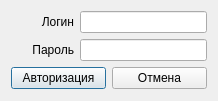
<?xml version="1.0" encoding="UTF-8"?>
<ui version="4.0">
 <class>AuthentificationUserDialog</class>
 <widget class="QDialog" name="AuthentificationUserDialog">
  <property name="geometry">
   <rect>
    <x>0</x>
    <y>0</y>
    <width>218</width>
    <height>101</height>
   </rect>
  </property>
  <property name="windowTitle">
   <string>Авторизация</string>
  </property>
  <property name="windowIcon">
   <iconset resource="icons.qrc">
    <normaloff>:/icons/icons/login.ico</normaloff>:/icons/icons/login.ico</iconset>
  </property>
  <layout class="QGridLayout" name="gridLayout" columnstretch="1,2">
   <item row="0" column="0">
    <widget class="QLabel" name="loginLabel">
     <property name="text">
      <string>Логин</string>
     </property>
     <property name="alignment">
      <set>Qt::AlignRight|Qt::AlignTrailing|Qt::AlignVCenter</set>
     </property>
    </widget>
   </item>
   <item row="0" column="1">
    <widget class="QLineEdit" name="loginEdit"/>
   </item>
   <item row="1" column="0">
    <widget class="QLabel" name="passLabel">
     <property name="text">
      <string>Пароль</string>
     </property>
     <property name="alignment">
      <set>Qt::AlignRight|Qt::AlignTrailing|Qt::AlignVCenter</set>
     </property>
    </widget>
   </item>
   <item row="1" column="1">
    <widget class="QLineEdit" name="passEdit">
     <property name="echoMode">
      <enum>QLineEdit::Password</enum>
     </property>
    </widget>
   </item>
   <item row="2" column="0" colspan="2">
    <layout class="QHBoxLayout" name="horizontalLayout">
     <item>
      <widget class="QPushButton" name="authButton">
       <property name="text">
        <string>Авторизация</string>
       </property>
      </widget>
     </item>
     <item>
      <widget class="QPushButton" name="closeButton">
       <property name="text">
        <string>Отмена</string>
       </property>
      </widget>
     </item>
    </layout>
   </item>
  </layout>
 </widget>
 <resources>
  <include location="icons.qrc"/>
 </resources>
 <connections/>
</ui>
